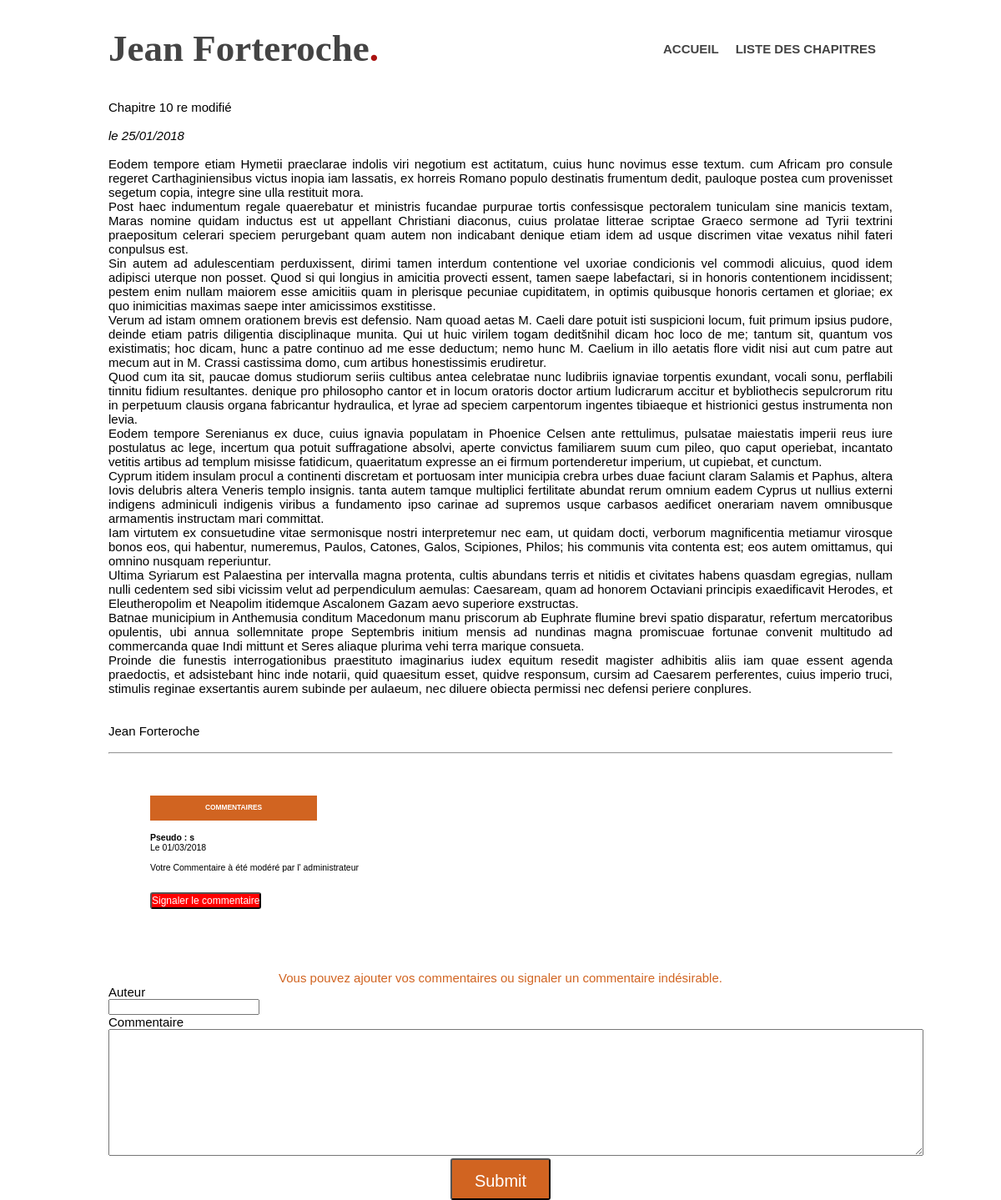
The app's page /index.php?action=post&id=6 with its own data.
### tables this page shows
CREATE TABLE IF NOT EXISTS `chapters` (
  `id` int(11) NOT NULL AUTO_INCREMENT,
  `title` varchar(255) NOT NULL,
  `author` varchar(255) NOT NULL,
  `content` text NOT NULL,
  `date_created` date NOT NULL,
  PRIMARY KEY (`id`)
);

CREATE TABLE IF NOT EXISTS `comments` (
  `id` int(255) NOT NULL AUTO_INCREMENT,
  `post_id` int(11) NOT NULL,
  `author` varchar(255) NOT NULL,
  `comment` text NOT NULL,
  `date_comment` date NOT NULL,
  `flag` int(11) NOT NULL DEFAULT '0',
  PRIMARY KEY (`id`)
);

### application/frontend/Controller/frontend.php (called while the page is built, shortened)
<?php
require_once ("application/frontend/model/PostManager.php");
require_once ("application/frontend/model/CommentManager.php");
function post()
{
	$postManager = new PostManager();
	$commentManager = new CommentManager();
	$post = $postManager->getPost($_GET['id']);
	$comments = $commentManager->getComments($_GET['id']);
	require('application/frontend/view/frontend/postView.php');
}

### application/frontend/model/PostManager.php (called while the page is built, shortened)
<?php
class PostManager extends Database {
	public function getPost($postId)
	{
		$db = $this->dbConnect();
		$req = $db->prepare('SELECT id, title, author, content, DATE_FORMAT(date_created, \'%d/%m/%Y\') AS date_created_fr FROM chapters WHERE id = ?');
		$req->execute(array($postId));
		$post = $req->fetch();
		return $post;
	}
}

### application/frontend/model/CommentManager.php (called while the page is built, shortened)
<?php
class CommentManager extends Database
{
	public function getComments($postId)
	{
		$db=$this->dbConnect();
		$comments=$db->prepare('SELECT id, author, comment, DATE_FORMAT(date_comment, \'%d/%m/%Y\') AS date_comment_fr FROM comments WHERE post_id=? ORDER BY date_comment DESC LIMIT 0,5');
		$comments->execute(array($postId));
		return $comments;
	}
}

### application/frontend/view/frontend/postView.php (the view, shortened to what this page needs)
<!doctype html>
<head>
    <link href="public/css/StyleHome.css" rel="stylesheet">
</head>
<header>
    <div class="wrapper">
        <h1>Jean Forteroche<span class="orange">.</span><br></h1>
        <nav>
            <ul>
                <li><a href="index.php">accueil</a></li>
                <li><a href="index.php?action=listPosts">liste des chapitres</a></li>
            </ul>
        </nav>
    </div>
</header>
<div class="wrapper">
    <div class="Chapter-number">
        <div class="chapter-title">
                <?= htmlspecialchars($post['title']) ?><br/><br/>
                <em>le <?= $post['date_created_fr'] ?></em><br/><br/>
        </div>
            <p>
                <?= nl2br($post['content']) ?>
            </p><br/><br/>
            <p>
				<?= nl2br(htmlspecialchars($post['author'])) ?>
            </p><br/>
        </div>
<div class="form-comments" ><hr>
    <div class="print-comments">
        <div class="comments">Commentaires</div>
		<?php
		while ($comment = $comments->fetch())
		{
			?>
            <div><strong>Pseudo : <?= htmlspecialchars($comment['author']) ?></strong> <br/>Le <?= $comment['date_comment_fr'] ?></div><br/>
            <p><?= nl2br($comment['comment']) ?></p><br/><br/>
            <div>
                <form action="index.php?action=flag&amp;id=<?= $comment['id'] ?>" method="post">
                <input type="submit" name="Flag"  value="Signaler le commentaire" class="button2" /><br/><br/><br/>
                </form>
            </div>
			<?php
		}
		?>
    </div>
</div>
        <div>
            <div class="Ajoutcomments">Vous pouvez ajouter vos commentaires ou signaler un commentaire indésirable.</div>
            <form action="index.php?action=addComment&amp;id=<?= $post['id'] ?>" method="post">
                <div>
                    <label for="author">Auteur</label><br />
                    <input type="text" id="author" name="author" />
                </div>
                <div>
                    <label for="comment">Commentaire</label><br />
                    <textarea id="comment" name="comment" rows="10" cols="120"></textarea>
                </div>
                <div>
                    <input type="submit" class="button1" />
                </div>
            </form>
         </div>
    </div>

### public/css/StyleHome.css (style rules this page uses)
* { margin:0; padding:0; }
a { text-decoration: none; color:#444; }
.comments { display: block; background-color: #D16421 ; color:white; font-weight:bold; height:30px; line-height:29px; margin-bottom:14px; width: 200px; text-decoration:none; text-align:center ; font-size: 0.8em; text-transform: uppercase; }
.wrapper { width: 940px; margin:0 auto; padding: 0 50px; text-align: justify; }
.print-comments { width: 600px; margin:50px auto 50px 0; padding: 0 50px; text-align: justify; font-size:0.7em; }
ul { list-style-type: none; }
h1 { font-family:'Crete Round', serif; font-size :45px; color:#444; }
.orange { color: #AB1311; }
header { height:120px; }
header h1 { float: left; margin-top: 32px; }
header nav { float: right; margin-top: 50px; }
header nav ul li { display: inline-block; float: left; }
header nav ul li a { text-transform: uppercase; font-weight: bold; margin-right: 20px; }
.button1 { display: block; width: 120px; height: 50px; background:#D16421; color: #ffffff; font-size: 20px; margin:0 auto; line-height: 50px; text-align: center; border-radius:3px }
.button2 { width: auto; height: 20px; background:Red; color: #ffffff; font-size: 12px; margin:0 auto; line-height: 10px; border-radius:3px }
.Ajoutcomments { text-align: center; color: #D16421; }

### records on screen
chapters: title "Chapitre 10 re modifié", content "Eodem tempore etiam Hymetii praeclarae indolis viri negotium est actitatum, cuius hunc novimus esse textum. cum Africam pro consule regeret Carthaginiensibus victus inopia iam lassatis, ex horreis Romano populo destinatis frumentum dedit, pauloque postea cum provenisset segetum copia, integre sine ulla restituit mora. Post haec indumentum regale quaerebatur et ministris fucandae purpurae tortis confessisque pectoralem tuniculam sine manicis textam, Maras nomine quidam inductus est ut appellant Christiani diaconus, cuius prolatae litterae scriptae Graeco sermone ad Tyrii textrini praepositum celerari speciem perurgebant quam autem non indicabant denique etiam idem ad usque discrimen vitae…", author "Jean Forteroche"
comments: author "s", date_comment_fr "01/03/2018", comment "Votre Commentaire à été modéré par l' administrateur"

### other values on screen
$post['date_created_fr'] "25/01/2018"
